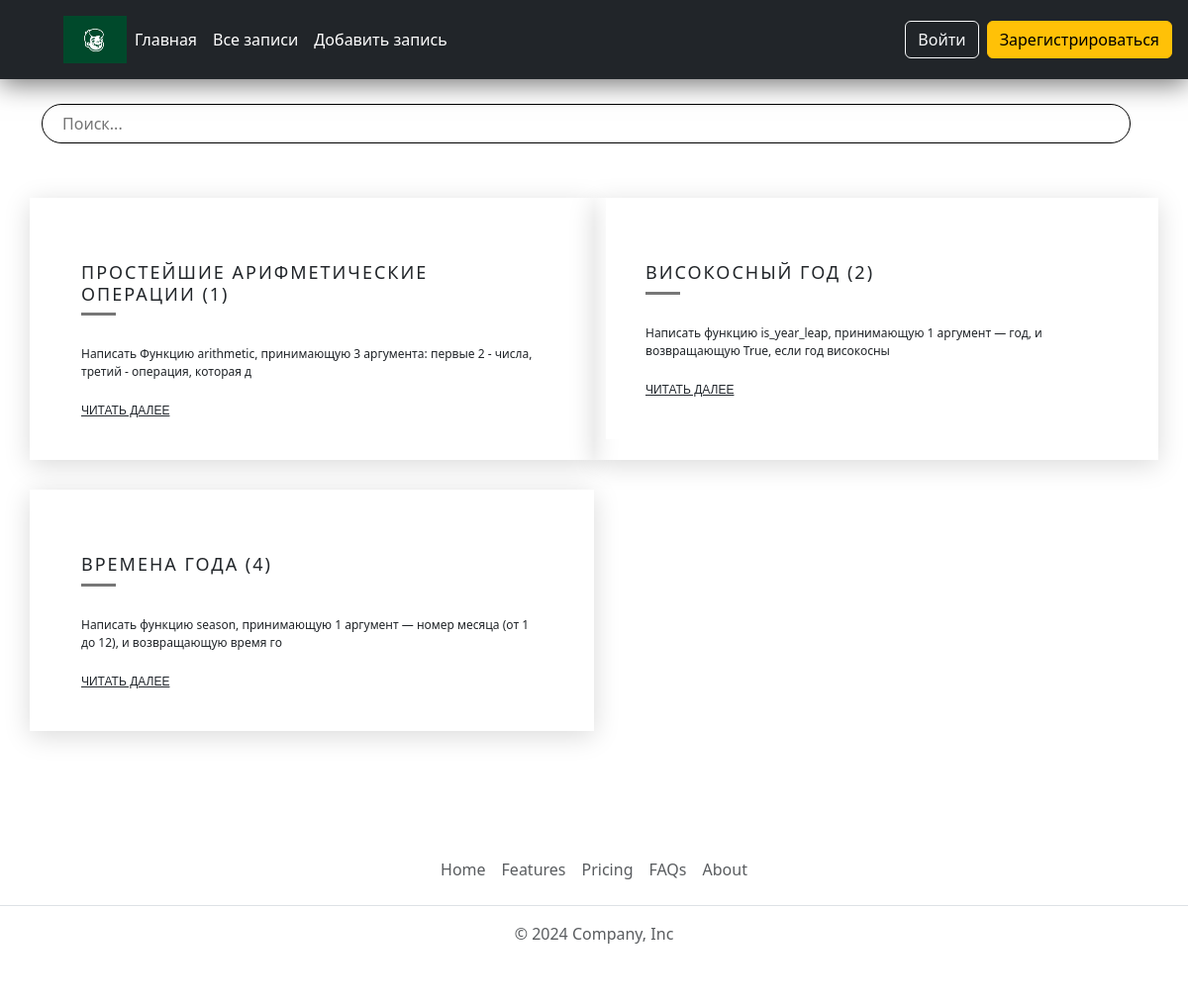
The page /posts on the database its author committed.
### app.py (models this page shows, shortened)
class Post(db.Model):
    id = db.Column(db.Integer, primary_key=True)
    title = db.Column(db.String(300), nullable=False)
    text = db.Column(db.Text, nullable=False)
    user_id = db.Column(db.Integer, db.ForeignKey('user.id'))
    user = db.relationship("User", back_populates="posts")
    comments = db.relationship('Comment', back_populates='post', cascade='all, delete-orphan')

### app.py (the view)
@app.route('/posts')
def posts():
    posts = Post.query.all()
    return render_template('posts.html', posts=posts)

### app.py (called while the page is built)
@app.before_request
def before_request():
    g.user = None
    if 'user_id' in session:
        user = User.query.filter_by(id=session['user_id']).first()
        g.user = user

### templates/posts.html (shortened to what this page needs)
{% extends 'base.html' %}
{% block content %}
<form class="col-12 col-lg-auto mb-3 mb-lg-0 me-lg-3 search-form" role="search" action="{{ url_for('search_posts') }}" method="GET">
    <div class="input-group">
        <input type="search" name="query" class="search-input" placeholder="Поиск..." aria-label="Search">
    </div>
</form>
<div class="row">
    {% for post in posts %}
    <div class="col-md-6 item">
        <div class="item-in post-info" data-post-id="{{ post.id }}">
            <h4>{{ post.title }}</h4>
            <div class="seperator"></div>
            <p>{{ post.text[:100] }}</p>
            <a href="{{ url_for('post', post_id=post.id) }}" class="btn-next">Читать далее</a>
        </div>
    </div>
    {% endfor %}
</div>
{% endblock %}

### templates/base.html (shortened to what this page needs)
<!doctype html>
<html lang="en">
<head>
    <link href="https://cdn.jsdelivr.net/npm/bootstrap@5.3.3/dist/css/bootstrap.min.css" rel="stylesheet">
    <link rel="stylesheet" href="{{ url_for('static', filename='css/main.css') }}">
    <link href="https://cdnjs.cloudflare.com/ajax/libs/font-awesome/6.0.0-beta3/css/all.min.css" rel="stylesheet">
</head>
<body>
<div class="page">
    <header class="p-3 text-bg-dark">
    <div class="d-flex flex-wrap align-items-center justify-content-center justify-content-lg-start">
    <a href="/" class="d-flex align-items-center mb-2 mb-lg-0 text-white text-decoration-none">
        <svg class="bi me-2" width="40" height="32" role="img" aria-label="Bootstrap">
            <use xlink:href="#bootstrap"></use>
        </svg>
        <img class="header__img" src="{{ url_for('static', filename='img/law.png') }}" alt="law">
    </a>
    <ul class="nav col-12 col-lg-auto me-lg-auto mb-2 justify-content-center mb-md-0">
        <li><a href="{{ url_for('index') }}" class="nav-link px-2 text-white">Главная</a></li>
        <li><a href="{{ url_for('posts') }}" class="nav-link px-2 text-white">Все записи</a></li>
        <li><a href="{{ url_for('create') }}" class="nav-link px-2 text-white">Добавить запись</a></li>
    </ul>
        {% if g.user %}
        <div class="human"><a href="{{ url_for('account') }}" class="nav-link px-2 text-white"><i class="fas fa-user"></i></a></div>
        <a href="{{ url_for('signout') }}" type="button" class="btn btn-outline-light me-2">Выйти из аккаунта</a>
        {% else %}
        <a href="{{ url_for('sign') }}" type="button" class="btn btn-outline-light me-2">Войти</a>
        <a href="{{ url_for('reg') }}" type="button" class="btn btn-warning">Зарегистрироваться</a>
        {% endif %}
</div>
</header>
    <div class="content">
        <div class="container">
         {% block content %}{% endblock %}
        </div>
    </div>
    <footer class="py-3 my-4">
    <ul class="nav justify-content-center border-bottom pb-3 mb-3">
      <li class="nav-item"><a href="#" class="nav-link px-2 text-body-secondary">Home</a></li>
      <li class="nav-item"><a href="#" class="nav-link px-2 text-body-secondary">Features</a></li>
      <li class="nav-item"><a href="#" class="nav-link px-2 text-body-secondary">Pricing</a></li>
      <li class="nav-item"><a href="#" class="nav-link px-2 text-body-secondary">FAQs</a></li>
      <li class="nav-item"><a href="#" class="nav-link px-2 text-body-secondary">About</a></li>
    </ul>
    <p class="text-center text-body-secondary">© 2024 Company, Inc</p>
  </footer>
</div>
</body>
</html>

### static/css/main.css (style rules this page uses)
header { position: sticky; top: 0; padding: 10px; z-index: 1000; -webkit-box-shadow: 0 5px 25px rgba(0, 0, 0, 0.55); box-shadow: 0 5px 25px rgba(0, 0, 0, 0.55); }
.page { display: flex; flex-direction: column; min-height: 100vh; }
footer { position: static; left: 0; bottom: 0; width: 100%; background-color: white; }
.header__img { height: 48px; width: 64px; }
.content { flex-grow: 1; }
.row { padding: 50px 0; }
.seperator { margin-bottom: 30px; width: 35px; height: 3px; background: #777; border: none; }
.item { position: relative; margin-bottom: 30px; min-height: 1px; float: left; -webkit-box-shadow: 0 5px 25px rgba(0, 0, 0, 0.15); box-shadow: 0 5px 25px rgba(0, 0, 0, 0.15); -webkit-backface-visibility: hidden; -webkit-tap-highlight-color: transparent; -webkit-touch-callout: none; -webkit-user-select: none; -moz-user-select: none; -ms-user-select: none; user-select: none; }
.item .item-in { background: #fff; padding: 40px; position: relative; }
.item .item-in::before { content: ""; position: absolute; bottom: 0px; height: 2px; width: 0%; background: #333; right: 0px; -webkit-transition: width 0.4s; transition: width 0.4s; }
.item h4 { font-size: 18px; margin-top: 25px; letter-spacing: 2px; text-transform: uppercase; }
.item p { font-size: 12px; margin-top: 15px; }
.item a { font-family: 'Montserrat', sans-serif; font-size: 12px; text-transform: uppercase; margin-top: 10px; }
.btn-next { color: #22272d; }
*, *:after, *:before { box-sizing: border-box; }
form { position: relative; }
input { width: 100%; padding: 5px; height: 40px; border-radius: 3px; margin: 5px 0; outline: none; }
.search-form { margin-bottom: 20px; margin-top: 20px; }
.search-input { border-radius: 20px; padding: 10px 20px; background-color: white; color: black; border: 1px solid black; }

### rows shown on the page
Post: title "ПРОСТЕЙШИЕ АРИФМЕТИЧЕСКИЕ ОПЕРАЦИИ (1)", text "Написать Функцию arithmetic, принимающую 3 аргумента: первые 2 - числа, третий - операция, которая д"
Post: title "ВИСОКОСНЫЙ ГОД (2)", text "Написать функцию is_year_leap, принимающую 1 аргумент — год, и возвращающую True, если год високосны"
Post: title "ВРЕМЕНА ГОДА (4)", text "Написать функцию season, принимающую 1 аргумент — номер месяца (от 1 до 12), и возвращающую время го"
